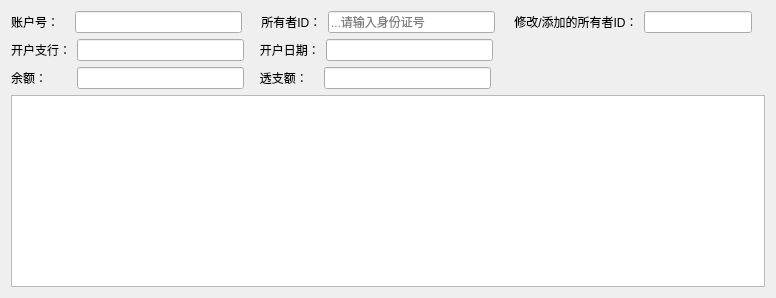
              <widget class="QWidget" name="tab_14">
               <attribute name="title">
                <string>支票账户</string>
               </attribute>
               <layout class="QVBoxLayout" name="verticalLayout_9">
                <item>
                 <layout class="QVBoxLayout" name="verticalLayout_8">
                  <item>
                   <layout class="QHBoxLayout" name="horizontalLayout_19" stretch="0,0,0,0,0,0,1">
                    <item>
                     <widget class="QLabel" name="label_39">
                      <property name="sizePolicy">
                       <sizepolicy hsizetype="Fixed" vsizetype="Preferred">
                        <horstretch>0</horstretch>
                        <verstretch>0</verstretch>
                       </sizepolicy>
                      </property>
                      <property name="text">
                       <string>账户号：   </string>
                      </property>
                     </widget>
                    </item>
                    <item>
                     <widget class="QLineEdit" name="ZH_ZP_ID">
                      <property name="sizePolicy">
                       <sizepolicy hsizetype="Minimum" vsizetype="Fixed">
                        <horstretch>0</horstretch>
                        <verstretch>0</verstretch>
                       </sizepolicy>
                      </property>
                      <property name="minimumSize">
                       <size>
                        <width>167</width>
                        <height>0</height>
                       </size>
                      </property>
                     </widget>
                    </item>
                    <item>
                     <widget class="QLabel" name="label_40">
                      <property name="sizePolicy">
                       <sizepolicy hsizetype="Fixed" vsizetype="Preferred">
                        <horstretch>0</horstretch>
                        <verstretch>0</verstretch>
                       </sizepolicy>
                      </property>
                      <property name="text">
                       <string>    所有者ID：</string>
                      </property>
                     </widget>
                    </item>
                    <item>
                     <widget class="QLineEdit" name="ZH_ZP_KHID">
                      <property name="sizePolicy">
                       <sizepolicy hsizetype="Minimum" vsizetype="Fixed">
                        <horstretch>0</horstretch>
                        <verstretch>0</verstretch>
                       </sizepolicy>
                      </property>
                      <property name="minimumSize">
                       <size>
                        <width>167</width>
                        <height>0</height>
                       </size>
                      </property>
                      <property name="placeholderText">
                       <string>...请输入身份证号</string>
                      </property>
                     </widget>
                    </item>
                    <item>
                     <widget class="QLabel" name="label_16">
                      <property name="text">
                       <string>    修改/添加的所有者ID：</string>
                      </property>
                     </widget>
                    </item>
                    <item>
                     <widget class="QLineEdit" name="ZH_ZP_NEWKHID"/>
                    </item>
                    <item>
                     <widget class="QLabel" name="label_41">
                      <property name="text">
                       <string/>
                      </property>
                     </widget>
                    </item>
                   </layout>
                  </item>
                  <item>
                   <layout class="QHBoxLayout" name="horizontalLayout_20" stretch="0,0,0,0,1">
                    <item>
                     <widget class="QLabel" name="label_42">
                      <property name="sizePolicy">
                       <sizepolicy hsizetype="Fixed" vsizetype="Preferred">
                        <horstretch>0</horstretch>
                        <verstretch>0</verstretch>
                       </sizepolicy>
                      </property>
                      <property name="text">
                       <string>开户支行：</string>
                      </property>
                     </widget>
                    </item>
                    <item>
                     <widget class="QLineEdit" name="ZH_ZP_Bank">
                      <property name="sizePolicy">
                       <sizepolicy hsizetype="Minimum" vsizetype="Fixed">
                        <horstretch>0</horstretch>
                        <verstretch>0</verstretch>
                       </sizepolicy>
                      </property>
                      <property name="minimumSize">
                       <size>
                        <width>167</width>
                        <height>0</height>
                       </size>
                      </property>
                     </widget>
                    </item>
                    <item>
                     <widget class="QLabel" name="label_43">
                      <property name="sizePolicy">
                       <sizepolicy hsizetype="Fixed" vsizetype="Preferred">
                        <horstretch>0</horstretch>
                        <verstretch>0</verstretch>
                       </sizepolicy>
                      </property>
                      <property name="text">
                       <string>   开户日期：</string>
                      </property>
                     </widget>
                    </item>
                    <item>
                     <widget class="QLineEdit" name="ZH_ZP_Date">
                      <property name="sizePolicy">
                       <sizepolicy hsizetype="Minimum" vsizetype="Fixed">
                        <horstretch>0</horstretch>
                        <verstretch>0</verstretch>
                       </sizepolicy>
                      </property>
                      <property name="minimumSize">
                       <size>
                        <width>167</width>
                        <height>0</height>
                       </size>
                      </property>
                     </widget>
                    </item>
                    <item>
                     <widget class="QLabel" name="label_44">
                      <property name="text">
                       <string/>
                      </property>
                     </widget>
                    </item>
                   </layout>
                  </item>
                  <item>
                   <layout class="QHBoxLayout" name="horizontalLayout_21" stretch="0,0,0,0,1">
                    <item>
                     <widget class="QLabel" name="label_45">
                      <property name="sizePolicy">
                       <sizepolicy hsizetype="Fixed" vsizetype="Preferred">
                        <horstretch>0</horstretch>
                        <verstretch>0</verstretch>
                       </sizepolicy>
                      </property>
                      <property name="text">
                       <string>余额：       </string>
                      </property>
                     </widget>
                    </item>
                    <item>
                     <widget class="QLineEdit" name="ZH_ZP_Balance">
                      <property name="sizePolicy">
                       <sizepolicy hsizetype="Minimum" vsizetype="Fixed">
                        <horstretch>0</horstretch>
                        <verstretch>0</verstretch>
                       </sizepolicy>
                      </property>
                      <property name="minimumSize">
                       <size>
                        <width>167</width>
                        <height>0</height>
                       </size>
                      </property>
                     </widget>
                    </item>
                    <item>
                     <widget class="QLabel" name="label_46">
                      <property name="sizePolicy">
                       <sizepolicy hsizetype="Fixed" vsizetype="Preferred">
                        <horstretch>0</horstretch>
                        <verstretch>0</verstretch>
                       </sizepolicy>
                      </property>
                      <property name="text">
                       <string>   透支额：   </string>
                      </property>
                     </widget>
                    </item>
                    <item>
                     <widget class="QLineEdit" name="ZH_ZP_Overdraft">
                      <property name="sizePolicy">
                       <sizepolicy hsizetype="Minimum" vsizetype="Fixed">
                        <horstretch>0</horstretch>
                        <verstretch>0</verstretch>
                       </sizepolicy>
                      </property>
                      <property name="minimumSize">
                       <size>
                        <width>167</width>
                        <height>0</height>
                       </size>
                      </property>
                     </widget>
                    </item>
                    <item>
                     <widget class="QLabel" name="label_47">
                      <property name="text">
                       <string/>
                      </property>
                     </widget>
                    </item>
                   </layout>
                  </item>
                  <item>
                   <layout class="QHBoxLayout" name="horizontalLayout_22"/>
                  </item>
                  <item>
                   <widget class="QTableWidget" name="ZH_ZP_Table"/>
                  </item>
                 </layout>
                </item>
               </layout>
              </widget>
